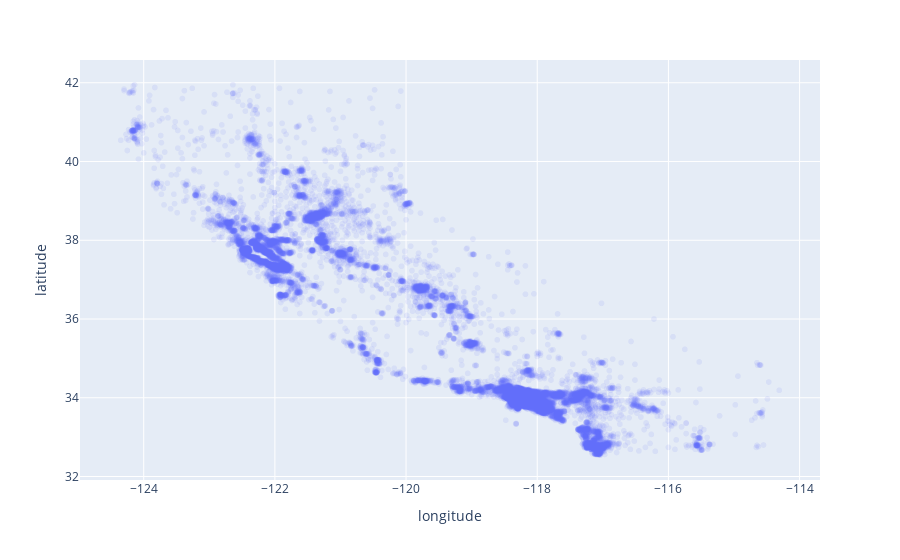

Notebook source saved alongside this figure:
### Code cell
# visualize geographic data
housing.plot(kind="scatter", x="longitude", y="latitude",opacity=0.1)

### Figure 1 — Plotly figure (JSON) as saved in the notebook; plotly's stock layout.template omitted (floating-point values rounded to 4 significant figures; data arrays with more than 128 entries replaced by an {"elided": "..."} marker saying what was removed)
{"data": [{"hovertemplate": "longitude=%{x}<br>latitude=%{y}<extra></extra>", "legendgroup": "", "marker": {"color": "#636efa", "opacity": 0.1, "symbol": "circle"}, "mode": "markers", "name": "", "showlegend": false, "type": "scattergl", "x": {"elided": "20640 float values"}, "xaxis": "x", "y": {"elided": "20640 float values"}, "yaxis": "y"}], "layout": {"legend": {"tracegroupgap": 0}, "margin": {"t": 60}, "xaxis": {"anchor": "y", "domain": [0, 1], "title": {"text": "longitude"}}, "yaxis": {"anchor": "x", "domain": [0, 1], "title": {"text": "latitude"}}}}
